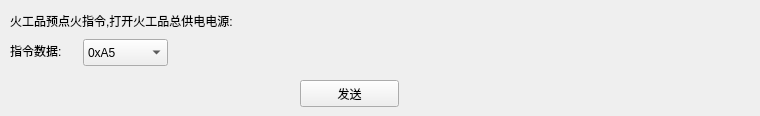
           <widget class="QWidget" name="tab_46">
            <attribute name="title">
             <string>0x04</string>
            </attribute>
            <widget class="QLabel" name="label_109">
             <property name="geometry">
              <rect>
               <x>10</x>
               <y>40</y>
               <width>71</width>
               <height>21</height>
              </rect>
             </property>
             <property name="text">
              <string>指令数据:</string>
             </property>
            </widget>
            <widget class="QComboBox" name="instruct04_comboBox_4">
             <property name="geometry">
              <rect>
               <x>83</x>
               <y>39</y>
               <width>85</width>
               <height>27</height>
              </rect>
             </property>
             <item>
              <property name="text">
               <string>0xA5</string>
              </property>
             </item>
             <item>
              <property name="text">
               <string>0xB6</string>
              </property>
             </item>
            </widget>
            <widget class="QPushButton" name="ID04send_pushButton_4">
             <property name="geometry">
              <rect>
               <x>300</x>
               <y>80</y>
               <width>99</width>
               <height>27</height>
              </rect>
             </property>
             <property name="text">
              <string>发送</string>
             </property>
            </widget>
            <widget class="QLabel" name="label_110">
             <property name="geometry">
              <rect>
               <x>10</x>
               <y>10</y>
               <width>741</width>
               <height>21</height>
              </rect>
             </property>
             <property name="text">
              <string>火工品预点火指令,打开火工品总供电电源:</string>
             </property>
            </widget>
           </widget>
